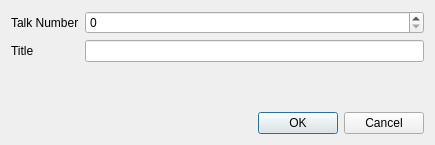
<?xml version="1.0" encoding="UTF-8"?>
<ui version="4.0">
 <class>UpdateTalkDialog</class>
 <widget class="QDialog" name="UpdateTalkDialog">
  <property name="geometry">
   <rect>
    <x>0</x>
    <y>0</y>
    <width>435</width>
    <height>145</height>
   </rect>
  </property>
  <property name="windowTitle">
   <string>Dialog</string>
  </property>
  <layout class="QVBoxLayout" name="verticalLayout">
   <item>
    <layout class="QFormLayout" name="formLayout_2">
     <item row="0" column="0">
      <widget class="QLabel" name="label">
       <property name="text">
        <string>Talk Number</string>
       </property>
      </widget>
     </item>
     <item row="0" column="1">
      <widget class="QSpinBox" name="newTalkNumberSpinBox"/>
     </item>
     <item row="1" column="0">
      <widget class="QLabel" name="label_2">
       <property name="text">
        <string>Title</string>
       </property>
      </widget>
     </item>
     <item row="1" column="1">
      <widget class="QLineEdit" name="newTalkTitleLineEdit"/>
     </item>
    </layout>
   </item>
   <item>
    <widget class="QDialogButtonBox" name="buttonBox">
     <property name="orientation">
      <enum>Qt::Horizontal</enum>
     </property>
     <property name="standardButtons">
      <set>QDialogButtonBox::Cancel|QDialogButtonBox::Ok</set>
     </property>
    </widget>
   </item>
  </layout>
 </widget>
 <resources/>
 <connections>
  <connection>
   <sender>buttonBox</sender>
   <signal>accepted()</signal>
   <receiver>UpdateTalkDialog</receiver>
   <slot>accept()</slot>
   <hints>
    <hint type="sourcelabel">
     <x>248</x>
     <y>254</y>
    </hint>
    <hint type="destinationlabel">
     <x>157</x>
     <y>274</y>
    </hint>
   </hints>
  </connection>
  <connection>
   <sender>buttonBox</sender>
   <signal>rejected()</signal>
   <receiver>UpdateTalkDialog</receiver>
   <slot>reject()</slot>
   <hints>
    <hint type="sourcelabel">
     <x>316</x>
     <y>260</y>
    </hint>
    <hint type="destinationlabel">
     <x>286</x>
     <y>274</y>
    </hint>
   </hints>
  </connection>
 </connections>
</ui>
